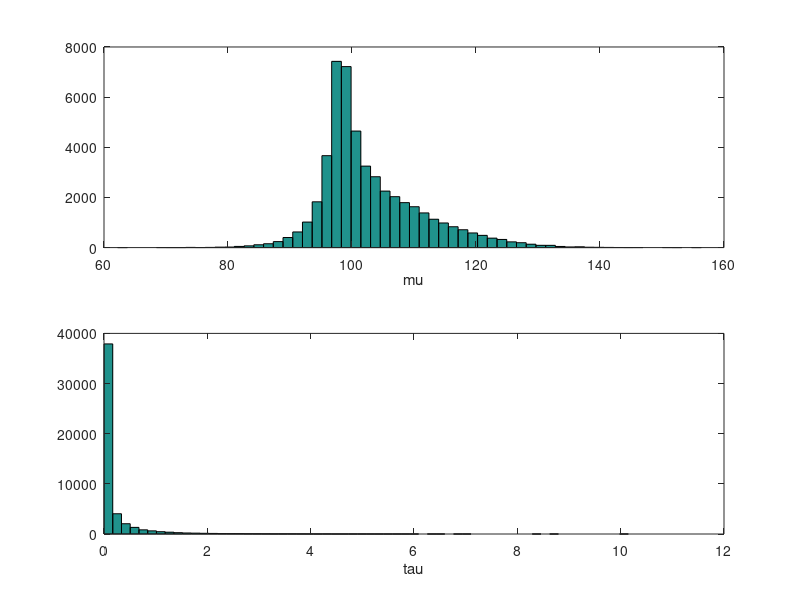
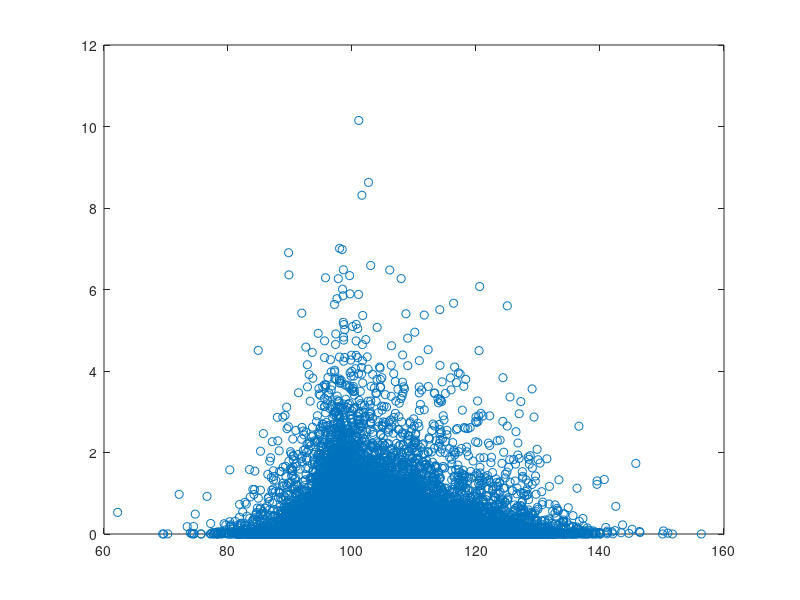

Here is the MATLAB script that generated these plots, in order:
 
close all
clear all
 %Random Number Seed
rand('state', 10);
 
 
y = 98;
%------------------------------------------
NN = 50000;
mus = []; taus = [];
mu = 110;  % set the parameters as prior means
tau = 0.01; %
alpha =  0.01;
beta =    0.8;
for i = 1 : NN
  newmu  = sqrt((120/tau)/(120+1/tau)) * randn + ...
         120/(120+1/tau) * y + (1/tau)/(120 + 1/tau)*110;
  par   = beta+1/2 *(y - mu).^2 ;
  newtau = gamrnd(alpha + 1/2, 1/par); %par is rate
  mus = [mus newmu];
  taus = [taus newtau];
  mu=newmu;
  tau=newtau;
end
burn=1000;
mean(mus(burn:end))
mean(taus(burn:end))
mean( 1./taus(burn:end))


figure(1)
subplot(211)
 hist(mus(burn:end), 60)
 xlabel('mu')
 subplot(212)
 hist(taus(burn:end), 60)
 xlabel('tau')
 
 figure(2)
 plot(mus(burn:end), taus(burn:end),'o')